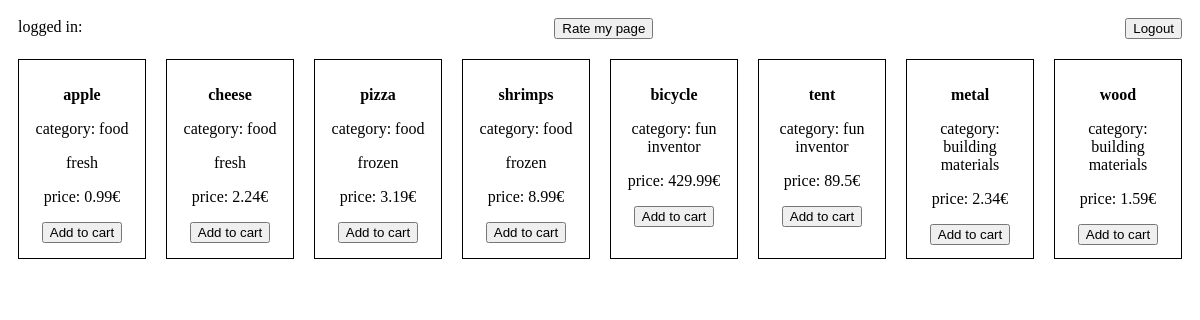
The page / on the database its author committed.
### tables this page shows
CREATE TABLE `items` (
  `item_id` int(11) NOT NULL,
  `name` varchar(255) NOT NULL,
  `price` float NOT NULL,
  `item_category_id` int(11) NOT NULL,
  `item_state_id` int(11) DEFAULT NULL
);

CREATE TABLE `category` (
  `category_id` float NOT NULL,
  `name` varchar(255) NOT NULL
);

CREATE TABLE `state` (
  `state_id` int(11) NOT NULL,
  `name` varchar(255) NOT NULL
);

### index.php (the view, shortened to what this page needs)
<?php
require_once 'config.php';
$sql_items = "SELECT items.item_id,items.name ,category.name as category,state.name AS state,items.price
FROM items
LEFT JOIN category ON items.item_category_id=category.category_id
LEFT join state ON items.item_state_id=state.state_id";
$result_items = mysqli_query($link, $sql_items);
function renderList($result_items){
    while($row = mysqli_fetch_array($result_items, MYSQLI_ASSOC)){
    echo "<div class='card'>";
    echo '<div>';
    echo "<p><strong>".$row["name"]."</strong></p>";
    echo "<p> category: ".$row["category"]."</p>";
    if (!empty($row["state"])){
        echo "<p>".$row["state"]."</p>";
        }
    echo "<p>price: ".$row["price"]."\xE2\x82\xAc </p>";
    echo '</div>';
    echo "<div><form action='index.php' method='get'>"
    . "<input type='submit' name='input_cart' value='Add to cart'>"
    . "<input type='hidden' name='added' value='".$row["item_id"]."'></form></div>";
    echo "</div>";
}}
$sql_avg = "SELECT * FROM ratings";
$sql_avg_set = mysqli_query($link,$sql_avg);
function printRate($a){
   $row = mysqli_fetch_array($a, MYSQLI_ASSOC);
if(!empty($row['user_id'])){
        echo "<div class='rate'>Ratings average: ".$row['rating_avg']."</div>";
    }else {
        echo '<button><a href="testpage.php">Rate my page</a></button>';
    }
}
?>
<!DOCTYPE html>
<html>
<head>
</head>
<body>
    <nav>
        <div><?php echo "logged in: ".$_COOKIE["type"]; ?></div>
        <?php printRate($sql_avg_set)?>
        <div>
        <button><a href="logout.php">Logout</a></button>
        </div>
    </nav>
    <main>
        <?php renderList($result_items);?>
    </main>
</body>
</html>

### index.php (style rules this page uses)
nav { text-align: right;padding: 10px;display: flex;justify-content: space-between; }
a { text-decoration: none; color: black; }
main { display: flex; }
.card { box-sizing: border-box;text-align: center;border: 1px solid black;margin: 10px;padding: 10px; width: 150px; height: 200px; display: flex;flex-direction: column }

### rows shown on the page
items: name "apple", category.name "food", state.name "fresh", price "0.99", value "€"
items: name "cheese", category.name "food", state.name "fresh", price "2.24", value "€"
items: name "pizza", category.name "food", state.name "frozen", price "3.19", value "€"
items: name "shrimps", category.name "food", state.name "frozen", price "8.99", value "€"
items: name "bicycle", category.name "fun inventor", price "429.99", value "€"
items: name "tent", category.name "fun inventor", price "89.5", value "€"
items: name "metal", category.name "building materials", price "2.34", value "€"
items: name "wood", category.name "building materials", price "1.59", value "€"
